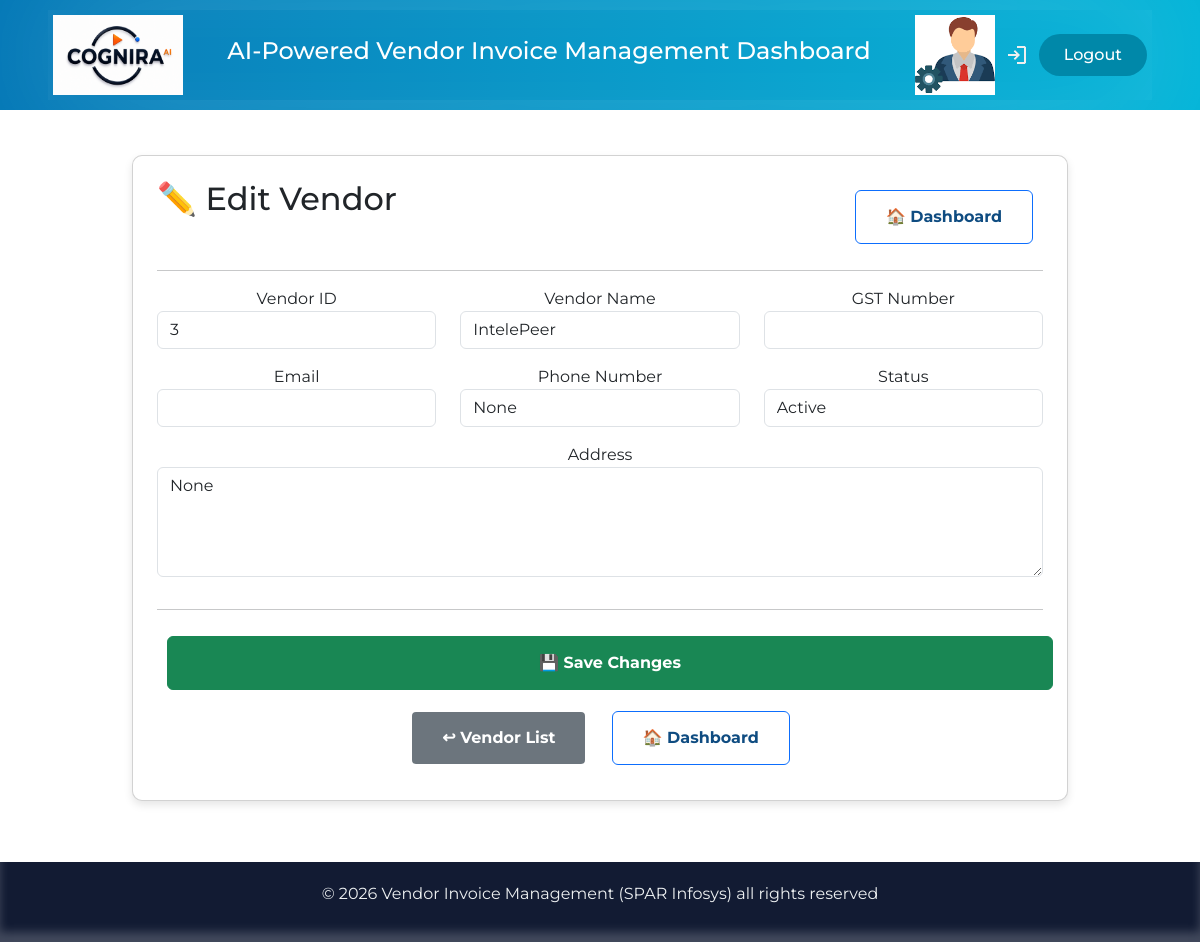
The app's page /admin/vendors/edit/3 (signed in) with its own data.
### vim_database/models.py (models this page shows, shortened)
class Vendor(db.Model):
    __tablename__ = "vendor"
    VendorID = db.Column(db.Integer, primary_key=True)
    VendorName = db.Column(db.String(100), nullable=False)
    GSTNumber = db.Column(db.String(50), nullable=False)
    Address = db.Column(db.String(255))
    Email = db.Column(db.String(100), nullable=False)
    PhoneNumber = db.Column(db.String(20))
    Status = db.Column(db.Integer, nullable=False)
    users = db.relationship("User", back_populates="vendor", lazy=True)
    purchase_orders = db.relationship("PurchaseOrder", back_populates="vendor", lazy=True)
    invoices = db.relationship("Invoice", back_populates="vendor", lazy=True)

### vim/vim_controller.py (the view, shortened to what this page needs)
    @app.route(
        '/admin/vendors/edit/<int:vendor_id>',
        methods=['GET', 'POST']
    )
    @admin_required
    def admin_edit_vendor(vendor_id):
        vendor = Vendor.query.get_or_404(
            vendor_id
        )
        return render_template(
            'vim_admin_vendor_edit.html',
            vendor=vendor
        )

### templates/vim_admin_vendor_edit.html (shortened to what this page needs)
{% extends 'admin_base.html' %}
{% block content %}
<div class="container-fluid mt-4">
    <div class="card p-4">
        <div class="d-flex justify-content-between">
            <h2>✏️ Edit Vendor</h2>
            <a href="/admin"
               class="btn btn-primary">
                🏠 Dashboard
            </a>
        </div>
        <hr>
        <form method="POST">
            <div class="row">
                <div class="col-md-4 mb-3">
                    <label>Vendor ID</label>
                    <input type="text"
                           class="form-control"
                           value="{{ vendor.VendorID }}"
                           readonly>
                </div>
                <div class="col-md-4 mb-3">
                    <label>Vendor Name</label>
                    <input type="text"
                           name="vendor_name"
                           class="form-control"
                           value="{{ vendor.VendorName }}"
                           required>
                </div>
                <div class="col-md-4 mb-3">
                    <label>GST Number</label>
                    <input type="text"
                           name="gst_number"
                           class="form-control"
                           value="{{ vendor.GSTNumber }}"
                           required>
                </div>
                <div class="col-md-4 mb-3">
                    <label>Email</label>
                    <input type="email"
                           name="email"
                           class="form-control"
                           value="{{ vendor.Email }}"
                           required>
                </div>
                <div class="col-md-4 mb-3">
                    <label>Phone Number</label>
                    <input type="text"
                           name="phone"
                           class="form-control"
                           value="{{ vendor.PhoneNumber }}">
                </div>
                <div class="col-md-4 mb-3">
                    <label>Status</label>
                    <select name="status"
                            class="form-control">
                        <option value="1"
                            {% if vendor.Status == 1 %}
                            selected
                            {% endif %}>
                            Active
                        </option>
                    </select>
                </div>
                <div class="col-md-12 mb-3">
                    <label>Address</label>
                    <textarea name="address"
                              rows="4"
                              class="form-control">{{ vendor.Address }}</textarea>
                </div>
            </div>
            <hr>
            <button class="btn btn-success">
                💾 Save Changes
            </button>
            <a href="/admin/vendors"
               class="btn btn-secondary">
                ↩ Vendor List
            </a>
            <a href="/admin"
               class="btn btn-primary">
                🏠 Dashboard
            </a>
        </form>
    </div>
</div>
{% endblock %}

### static/style.css (style rules this page uses)
* { box-sizing: border-box; margin: 0; padding: 0; font-family: "Montserrat",sans-serif; }
li,a,button { font-weight: 500; font-size: 16px; color: inherit; text-decoration: none; }
.btn { display:inline-block; padding:14px 30px; margin:10px; border-radius:6px; text-decoration:none; font-weight:bold; transition:0.3s; }
.btn-primary { background:#ffffff; color:#0f4c81; }
.btn-secondary { border:2px solid white; color:white; }
.card { background:white; padding:30px; border-radius:10px; box-shadow:0 3px 10px rgba(0,0,0,0.1); }

### templates/admin_base.html (style rules this page uses)
input[type="file"], button { width: 100%; margin: 10px 0; padding: 10px; }
.card { border-radius: 40px; box-shadow: 0 2px 10px rgba(0,0,0,0.1); }
.card { background: white; border-radius: 10px; padding: 20px; text-align: center; box-shadow: 0 4px 8px rgba(0,0,0,0.1); transition: 0.3s; }

### records on screen
Vendor: VendorID "3", vendor_name "IntelePeer", phone "None", status "Active", address "None"
